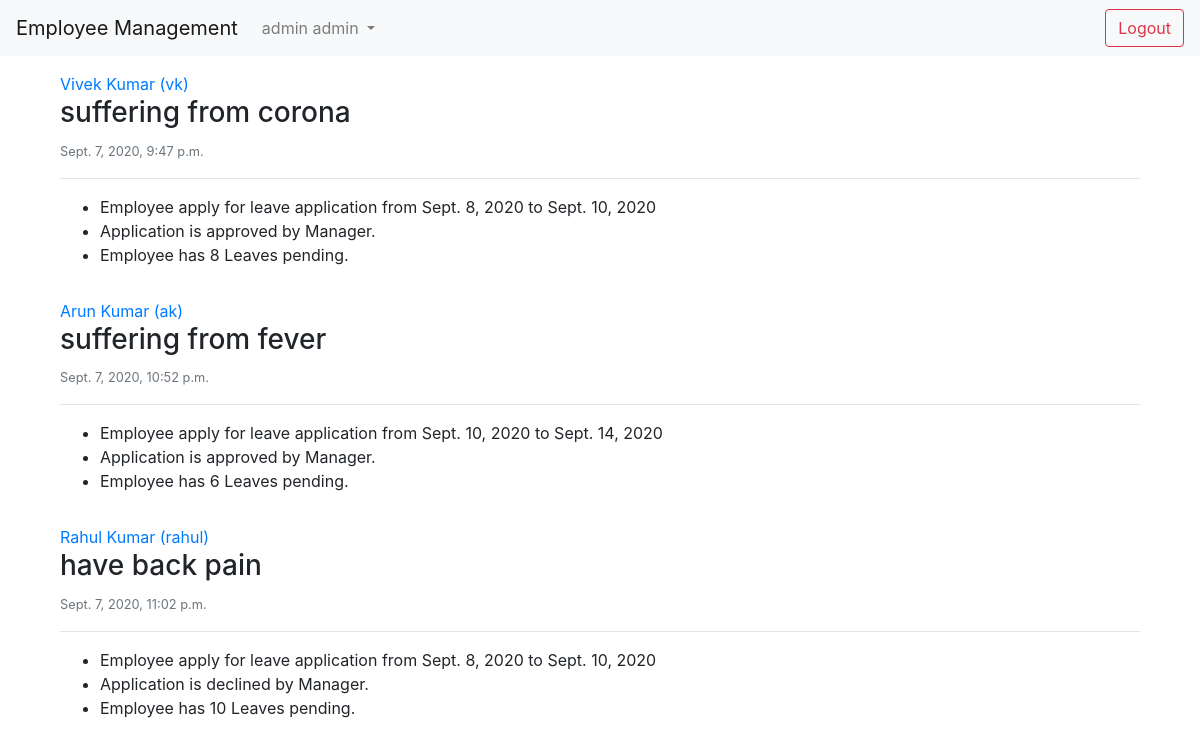
The app's page /admin_dashboard/ (signed in) with its own data.
### accounts/models.py (models this page shows, shortened)
class User(AbstractUser):
	staff_status = models.CharField(max_length=20, default='employee')
	leave_pending = models.PositiveSmallIntegerField(default=10)

class ApplicationForLeave(models.Model):
	employee = models.ForeignKey(User, on_delete=models.CASCADE)
	start_date = models.DateField(blank=False)
	end_date = models.DateField(blank=False)
	description  = models.TextField(blank=False)
	date_posted = models.DateTimeField(auto_now=True)
	application_status = models.CharField(max_length=10, blank=False, default='pending')

### user_handling/views.py (the view)
# urls.py: path('admin_dashboard/', user_handling_view.admin_dashboard, name='admin_dashboard'),
def admin_dashboard(request):
	if request.user.staff_status != 'employee' and request.user.staff_status != 'manager':
		all_applications = ApplicationForLeave.objects.all()
		context = {
			'all_applications': all_applications,
		}
		return render(request, 'user_handling/admin_dashboard.html', context)
	else:
		return redirect('home')

### user_handling/templates/user_handling/admin_dashboard.html
{% extends "user_handling/base.html" %}
{% block content %}
	<div class="container">
		{% if all_applications %}
			{% for app in all_applications %}
				<div class="pb-3">
					<a href="#">{{app.employee.first_name}} {{app.employee.last_name}} ({{app.employee.username}})</a>
					<h3>{{app.description}}</h3><small class="text-muted">{{app.date_posted}}</small>
					<hr>
					<ul>
						<li>Employee apply for leave application from {{app.start_date}} to {{app.end_date}}
						</li>
						<li>
							Application is {{app.application_status}} by Manager.
						</li>
						<li>
							Employee has {{app.employee.leave_pending}} Leaves pending.
						</li>
					</ul>
				</div>
			{% endfor %}
		{% endif %}
	</div>
{% endblock content %}

### user_handling/templates/user_handling/base.html (shortened to what this page needs)
<!doctype html>
<html lang="en">
  <head>
    <link rel="stylesheet" href="https://stackpath.bootstrapcdn.com/bootstrap/4.5.2/css/bootstrap.min.css">
  </head>
  <body onload="setTimeout(remove, 3500)">
    <nav class="navbar navbar-expand-lg navbar-light bg-light">
      <a class="navbar-brand" href="{% url 'home' %}">Employee Management</a>
      <div class="collapse navbar-collapse" id="navbarSupportedContent">
        <ul class="navbar-nav mr-auto">
          {% if request.user.is_authenticated %}
            {% if request.user.staff_status == 'manager' %}
              <li class="nav-item dropdown">
                <a class="nav-link dropdown-toggle" href="#" id="navbarDropdown" role="button" data-toggle="dropdown" aria-haspopup="true" aria-expanded="false">
                  {{request.user.first_name}} {{request.user.last_name}}
                </a>
                <div class="dropdown-menu" aria-labelledby="navbarDropdown">
                  <a class="dropdown-item" href="{% url 'profile' %}">Profile</a>
                  <a class="dropdown-item" href="{% url 'manager_dashboard' %}">Dashboard</a>
                  <div class="dropdown-divider"></div>
                  <a class="dropdown-item" href="{% url 'logout' %}">Logout</a>
                </div>
              </li>
            {% else %}
              <li class="nav-item dropdown">
                <a class="nav-link dropdown-toggle" href="#" id="navbarDropdown" role="button" data-toggle="dropdown" aria-haspopup="true" aria-expanded="false">
                  {{request.user.first_name}} {{request.user.last_name}}
                </a>
              </li>
            {% endif %}
          {% else %}
            <a class="nav-link" href="{% url 'register' %}">Register</a>
            <a class="nav-link" href="{% url 'login' %}">Login</a>
            {%endif%}
          </ul>
          {% if request.user.is_authenticated %}
            <form class="form-inline my-2 my-lg-0">
              <a class="btn btn-outline-danger" href="{% url 'logout' %}" role="button">Logout</a>
            </form>
          {% endif %}
        </div>
      </nav>
      <div class="container mt-3">
        {% block content %}
        {% endblock content %}
      </div>
    </body>
  </html>

### records on screen
User: user.first_name "admin", user.last_name "admin"
ApplicationForLeave: employee.first_name "Vivek", employee.last_name "Kumar", employee.username "vk", description "suffering from corona", date_posted "Sept. 7, 2020, 9:47 p.m.", start_date "Sept. 8, 2020", end_date "Sept. 10, 2020", application_status "approved", employee.leave_pending "8"
ApplicationForLeave: employee.first_name "Arun", employee.last_name "Kumar", employee.username "ak", description "suffering from fever", date_posted "Sept. 7, 2020, 10:52 p.m.", start_date "Sept. 10, 2020", end_date "Sept. 14, 2020", application_status "approved", employee.leave_pending "6"
ApplicationForLeave: employee.first_name "Rahul", employee.last_name "Kumar", employee.username "rahul", description "have back pain", date_posted "Sept. 7, 2020, 11:02 p.m.", start_date "Sept. 8, 2020", end_date "Sept. 10, 2020", application_status "declined", employee.leave_pending "10"
